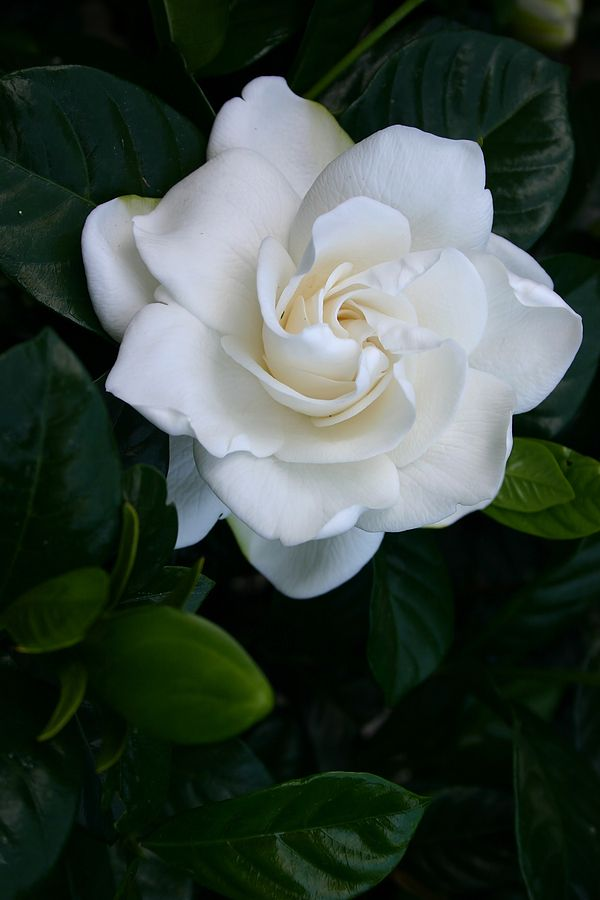
#> input picture Assignment-1/images/image.jpg, 600 x 900 px
$ python t1t3.py
#> lines starting #> are read from the running program, lines starting #| are printed output that depends on the picture
import cv2
import numpy as np

img = cv2.imread("./images/image.jpg",1)
#> img is the input picture: shape (900, 600, 3); mean B, G, R 63.6, 71.6, 59.3

#original
h,w,c = img.shape
#> h = 900; w = 600; c = 3
print("Original Height and Width:", h,"x", w)
#| Original Height and Width: 900 x 600
#427 x 640
cv2.imshow('original image',img)
cv2.waitKey()
cv2.destroyAllWindows()

#resizing
resized_img = cv2.resize(img, ( 256,256 ) , interpolation = cv2.INTER_LINEAR)
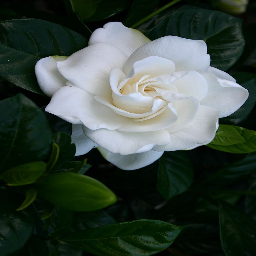
#> resized_img: shape (256, 256, 3); mean B, G, R 63.5, 71.4, 59.2
rh,rw,rc = resized_img.shape
#> rh = 256; rw = 256; rc = 3
print("Resized Height and Width:", rh,"x", rw)
#| Resized Height and Width: 256 x 256
# 256 x 256
cv2.imshow('resized image', resized_img)
cv2.waitKey()
cv2.destroyAllWindows()

#grey scale
gray = cv2.cvtColor(img, cv2.COLOR_BGR2GRAY)
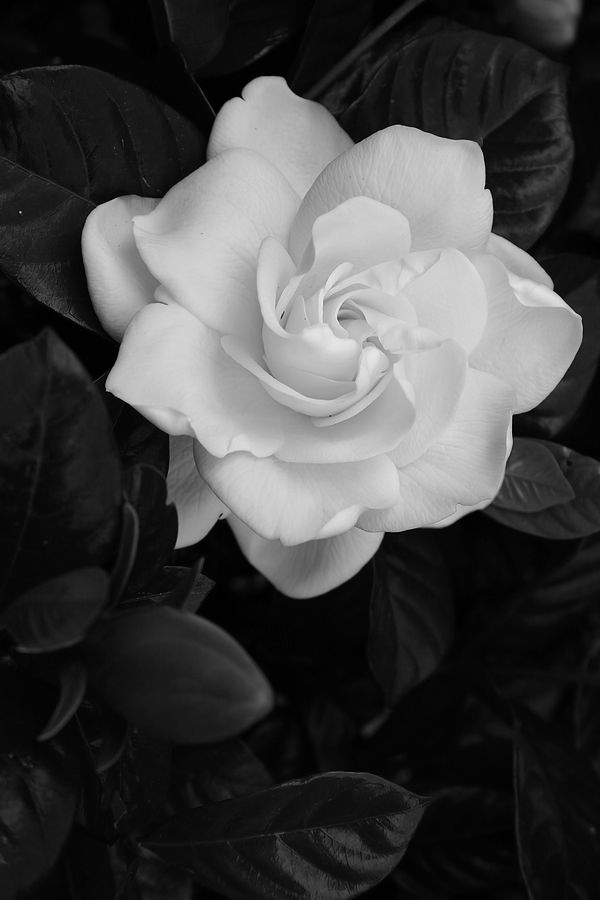
#> gray: shape (900, 600); min 0, max 244, mean 67
combined_image = np.hstack((img,cv2.cvtColor(gray, cv2.COLOR_GRAY2BGR)))
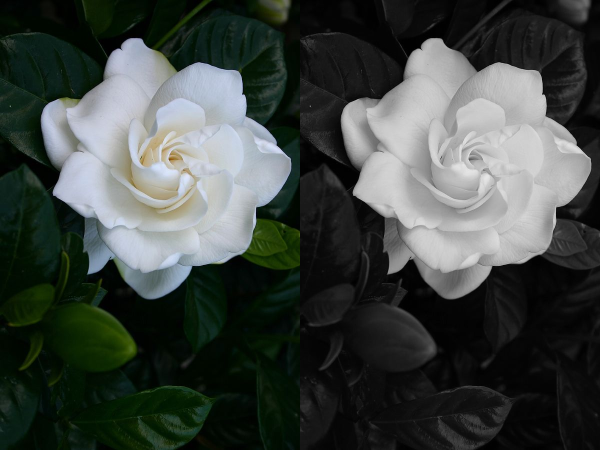
#> combined_image: shape (900, 1200, 3) (shown at 1/2 size); mean B, G, R 65.3, 69.3, 63.2
cv2.imshow('Gray image', combined_image)
cv2.waitKey()
cv2.destroyAllWindows()

#binary scale
binary = cv2.threshold(gray,128,255, cv2.THRESH_BINARY)
combined_image = np.hstack((img, cv2.cvtColor(binary[1], cv2.COLOR_GRAY2BGR)))
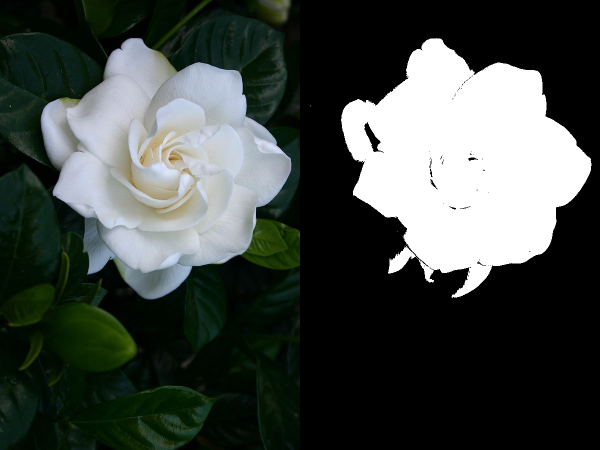
#> combined_image: shape (900, 1200, 3) (shown at 1/2 size); mean B, G, R 68.4, 72.3, 66.2
cv2.imshow('binary image', combined_image)
cv2.waitKey()
cv2.destroyAllWindows()
